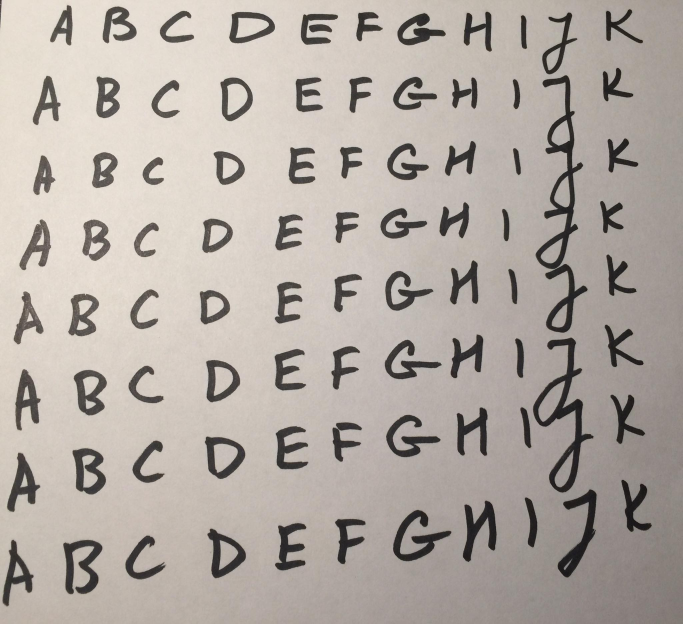
%> input picture test_data.png, 2048 x 1870 px (shown at 1/3 size)
$ octave vaizdo_atpazinimas.m   (GNU Octave 9; MATLAB toolbox functions it lacks are replaced by stand-ins)
%> lines starting %> are read from the running program, lines starting %| are printed output that depends on the picture; in (x1, y1, x2, y2) boxes, pixels count from 0 and x2, y2 are one past the last pixel; in counts of white or black regions, pixels touching at a corner belong together; the program's own positions count from 1
### pozymiai_raidems_atpazinti.m
function pozymiai = pozymiai_raidems_atpazinti(pavadinimas, pvz_eiluciu_sk)
%> called with pavadinimas = 'test_data.png', pvz_eiluciu_sk = 4
%%  pozymiai = pozymiai_raidems_atpazinti(pavadinimas, pvz_eiluciu_sk)
% Features = pozymiai_raidems_atpazinti(image_file_name, Number_of_symbols_lines)
% taikymo pavyzdys:
% pozymiai = pozymiai_raidems_atpazinti('test_data.png', 8);
% example of function use:
% Feaures = pozymiai_raidems_atpazinti('test_data.png', 8);
%%
% Vaizdo su pavyzdþiais nuskaitymas | Read image with written symbols
V = imread(pavadinimas);
%> V is the input picture: size 1870x2048x3 uint8; mean R, G, B 178.7, 170.4, 163.6
figure(12), imshow(V)
%% Raidþiø iðkirpimas ir sudëliojimas á kintamojo 'objektai' celes |
%% Perform segmentation of the symbols and write into cell variable
% RGB image is converted to grayscale
V_pustonis = rgb2gray(V);
% vaizdo keitimo dvejetainiu slenkstinës reikðmës paieðka
% a threshold value is calculated for binary image conversion
slenkstis = graythresh(V_pustonis);
%> slenkstis = 0.486
% pustonio vaizdo keitimas dvejetainiu
% a grayscale image is converte to binary image
V_dvejetainis = im2bw(V_pustonis,slenkstis);
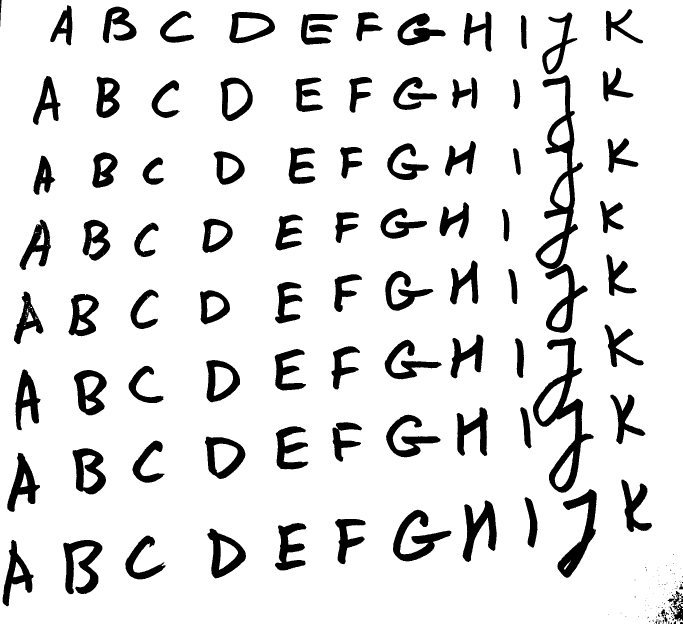
%> V_dvejetainis: size 1870x2048 logical (shown at 1/3 size); 88.2% white; 183 black regions (84 under 20 px), largest, box (x1, y1, x2, y2) and area: (1599, 1013, 1781, 1478) 21016, (1607, 226, 1750, 807) 20238, (1672, 1467, 1790, 1733) 10825
% rezultato atvaizdavimas
% show the resulting image
figure(1), imshow(V_dvejetainis)
% vaizde esanèiø objektø kontûrø paieðka
% search for the contour of each object
V_konturais = edge(uint8(V_dvejetainis));
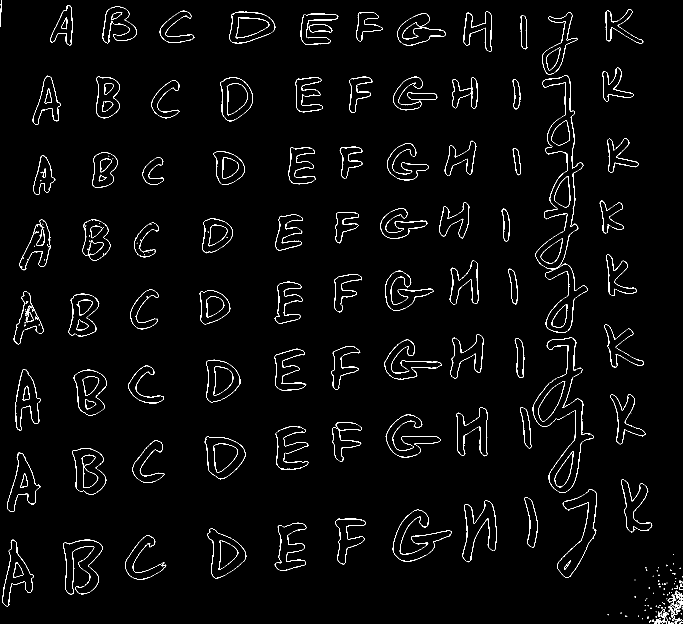
%> V_konturais: size 1870x2048 logical (shown at 1/3 size); 1.8% white in thin lines or dots
% rezultato atvaizdavimas
% show the resulting image
figure(2),imshow(V_konturais)
% objektø kontûrø uþpildymas
% fill the contours
se = strel('square',7); % struktûrinis elementas uþpildymui
V_uzpildyti = imdilate(V_konturais, se);
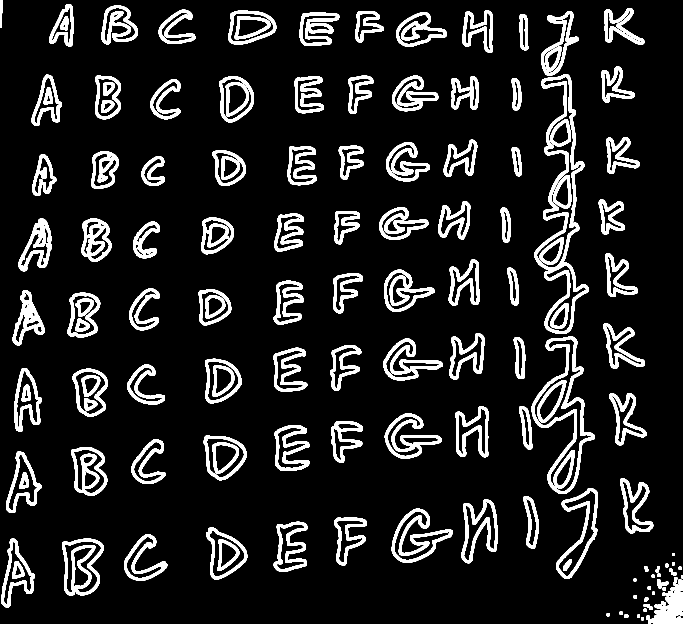
%> V_uzpildyti: size 1870x2048 logical (shown at 1/3 size); 11.5% white; 140 white regions, largest, box (x1, y1, x2, y2) and area: (1603, 222, 1767, 1002) 21340, (1595, 1009, 1785, 1482) 13631, (1175, 1525, 1358, 1688) 8097
% rezultato atvaizdavimas
% show the result
figure(3),imshow(V_uzpildyti)
% tuðtumø objetø viduje uþpildymas
% fill the holes
V_vientisi= imfill(V_uzpildyti,'holes');
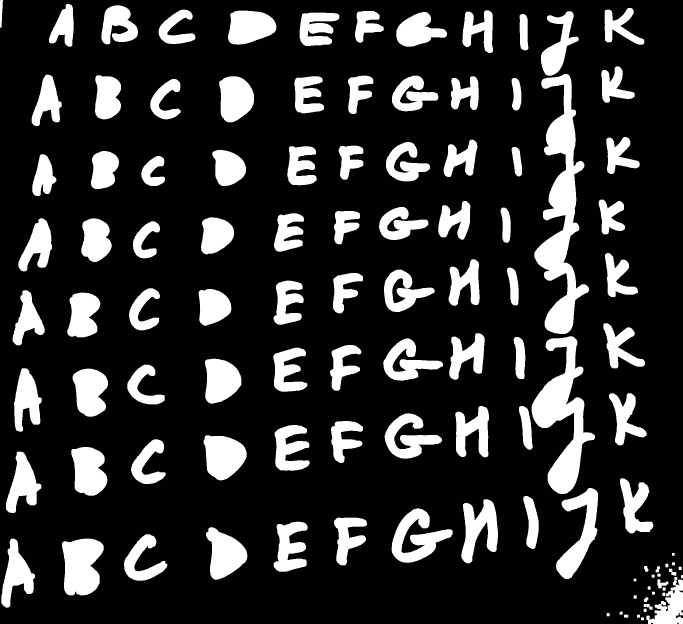
%> V_vientisi: size 1870x2048 logical (shown at 1/3 size); 18.8% white; 112 white regions
% rezultato atvaizdavimas
% show the result
figure(4),imshow(V_vientisi)
% vientisø objektø dvejetainiame vaizde numeravimas
% set labels to binary image objects
[O_suzymeti Skaicius] = bwlabel(V_vientisi);
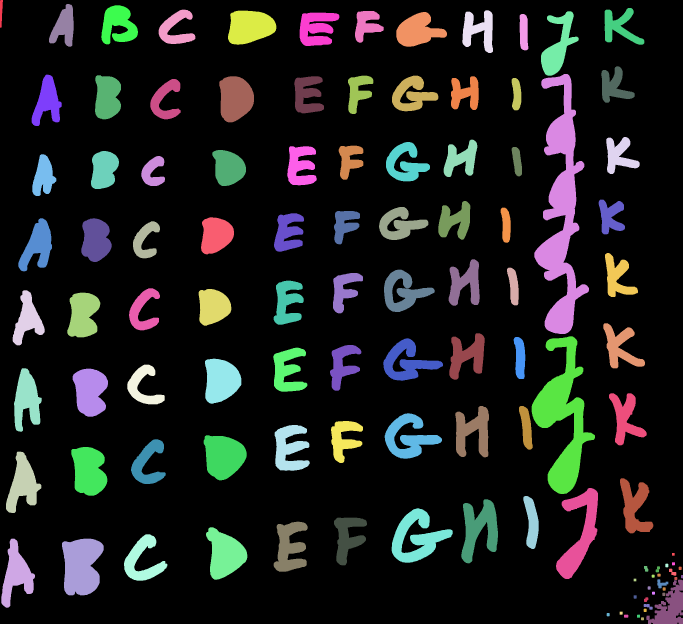
%> O_suzymeti: size 1870x2048 double (shown at 1/3 size); 113 distinct labels, from 0 to 112; one colour per label, 0 black
%> Skaicius = 112
% apskaièiuojami objektø dvejetainiame vaizde poþymiai
% calculate features for each symbol
O_pozymiai = regionprops(O_suzymeti);
%> O_pozymiai = 112 regions; largest, box (x1, y1, x2, y2), Area and Centroid: (1603, 222, 1767, 1002) 49348 [1685.8 637.6], (1595, 1009, 1785, 1482) 35261 [1689.9 1252], (186, 1616, 311, 1786) 16643 [244.8 1698.7], (1668, 1464, 1794, 1737) 14458 [1739.8 1599.8], (1175, 1525, 1358, 1688) 13578 [1251.7 1612.9]
% nuskaitomos poþymiø - objektø ribø koordinaèiø - reikðmës
% find/read the bounding box of the symbol
O_ribos = [O_pozymiai.BoundingBox];
%> O_ribos = 448 values, max 2043.5 at index 445, min 0.5 at index 1, mean 588.7
% kadangi ribà nusako 4 koordinatës, pergrupuojame reikðmes
% change the sequence of values, describing the bounding box
O_ribos = reshape(O_ribos,[4 Skaicius]); % Skaicius - objektø skaièius
%> O_ribos = 112 columns, first 8: [0.5 4.5 18.5 38.5 42.5 55.5 95.5 97.5; 0.5 1616.5 1355.5 871.5 1105.5 655.5 224.5 463.5; 9 101 106 96 83 101 90 72; 83 207 184 165 190 159 154 125]
% nuskaitomos poþymiø - objektø masës centro koordinaèiø - reikðmës
% reag the mass center coordinate
O_centras = [O_pozymiai.Centroid];
%> O_centras = 224 values, max 2046.1 at index 223, min 3.95 at index 1, mean 1128.4
% kadangi centrà nusako 2 koordinatës, pergrupuojame reikðmes
% group center coordinate values
O_centras = reshape(O_centras,[2 Skaicius]);
%> O_centras = 112 columns, first 8: [3.95 49.53 68.9 83.04 80.47 113.8 142.5 131.2; 37.57 1723.8 1453.2 958.9 1200.3 738.3 305.8 530.7]
O_centras = O_centras';
%> O_centras = 112 rows, first 12: [3.95 37.57; 49.53 1723.8; 68.9 1453.2; 83.04 958.9; 80.47 1200.3; 113.8 738.3; 142.5 305.8; 131.2 530.7; 193 80.48; 244.8 1698.7; 250.1 945.4; 267.3 1413.3]
% pridedamas kiekvienam objektui vaize numeris (treèias stulpelis ðalia koordinaèiø)
% set the label/number for each object in the image
O_centras(:,3) = 1:Skaicius;
% surûðiojami objektai pagal x koordinatæ - stulpelá
% arrange objects according to the column number
O_centras = sortrows(O_centras,2);
%> O_centras = 112 rows, first 12: [3.95 37.57 1; 1100.6 74.37 49; 355.3 75.43 17; 193 80.48 9; 1860 81.16 81; 750.7 81.27 33; 950.3 85.3 41; 528.3 86.92 25; 1436.9 90.89 65; 1253.9 92.79 57; 1572 97.06 72; 1675.2 137.4 76]
% rûðiojama atsiþvelgiant á pavyzdþiø eiluèiø ir raidþiø skaièiø
% sort accordign to the number of rows and number of symbols in the row
raidziu_sk = Skaicius/pvz_eiluciu_sk;
%> raidziu_sk = 28
for k = 1:pvz_eiluciu_sk
    O_centras((k-1)*raidziu_sk+1:k*raidziu_sk,:) = ...
        sortrows(O_centras((k-1)*raidziu_sk+1:k*raidziu_sk,:),3);
end
%> after the loop, O_centras = 112 rows, first 12: [3.95 37.57 1; 142.5 305.8 7; 193 80.48 9; 322.7 292.2 16; 355.3 75.43 17; 496.1 300.7 24; 528.3 86.92 25; 707 295.7 32; 750.7 81.27 33; 902.6 498 39; 922.6 284.2 40; 950.3 85.3 41]
% ið dvejetainio vaizdo pagal objektø ribas iðkerpami vaizdo fragmentai
% cut the symbol from initial image according to the bounding box estimated in binary image
for k = 1:Skaicius
    objektai{k} = imcrop(V_dvejetainis,O_ribos(:,O_centras(k,3)));
end
%> this loop made 112 passes
%> after the loop, objektai = 112 items
% vieno ið vaizdo fragmentø atvaizdavimas
% show one of the symbol's image
figure(5),
for k = 1:Skaicius
   subplot(pvz_eiluciu_sk,raidziu_sk,k), imshow(objektai{k})
end
% vaizdo fragmentai apkerpami, panaikinant fonà ið kraðtø (pagal staèiakampá)
% image segments are cutt off
for k = 1:Skaicius % Skaicius = 88, jei yra 88 raidës
    V_fragmentas = objektai{k};
    % nustatomas kiekvieno vaizdo fragmento dydis
    % estimate the size of each segment
    [aukstis, plotis] = size(V_fragmentas);

    % 1. Baltø stulpeliø naikinimas
    % eliminate white spaces
    % apskaièiuokime kiekvieno stulpelio sumà
    stulpeliu_sumos = sum(V_fragmentas,1);
    % naikiname tuos stulpelius, kur suma lygi aukðèiui
    V_fragmentas(:,stulpeliu_sumos == aukstis) = [];
    % perskaièiuojamas objekto dydis
    [aukstis, plotis] = size(V_fragmentas);
    % 2. Baltø eiluèiø naikinimas
    % apskaièiuokime kiekvienos seilutës sumà
    eiluciu_sumos = sum(V_fragmentas,2);
    % naikiname tas eilutes, kur suma lygi ploèiui
    V_fragmentas(eiluciu_sumos == plotis,:) = [];
    objektai{k}=V_fragmentas;% áraðome vietoje neapkarpyto
end
% vieno ið vaizdo fragmentø atvaizdavimas
% show the segment
figure(6),
for k = 1:Skaicius
   subplot(pvz_eiluciu_sk,raidziu_sk,k), imshow(objektai{k})
end
%%
%% Suvienodiname vaizdo fragmentø dydþius iki 70x50
%% Make all segments of the same size 70x50
for k=1:Skaicius
    V_fragmentas=objektai{k};
    V_fragmentas_7050=imresize(V_fragmentas,[70,50]);
    % padalinkime vaizdo fragmentà á 10x10 dydþio dalis
    % divide each image into 10x10 size segments
    for m=1:7
        for n=1:5
            % apskaièiuokime kiekvienos dalies vidutiná ðviesumà
            % calculate an average intensity for each 10x10 segment
            Vid_sviesumas_eilutese=sum(V_fragmentas_7050((m*10-9:m*10),(n*10-9:n*10)));
            Vid_sviesumas((m-1)*5+n)=sum(Vid_sviesumas_eilutese);
        end
    end
    % 10x10 dydþio dalyje maksimali ðviesumo galima reikðmë yra 100
    % normuokime ðviesumo reikðmes intervale [0, 1]
    % perform normalization
    Vid_sviesumas = ((100-Vid_sviesumas)/100);
    % rezultatà (poþmius) neuronø tinklui patogiau pateikti stulpeliu
    % transform features into column-vector
    Vid_sviesumas = Vid_sviesumas(:);
    % iðsaugome apskaièiuotus poþymius á bendrà kintamàjá
    % save all fratures into single variable
    pozymiai{k} = Vid_sviesumas;
end

### vaizdo_atpazinimas.m
close all
clear all
clc
%% raidþiø pavyzdþiø nuskaitymas ir poþymiø skaièiavimas
%% read the image with hand-written characters
pavadinimas = 'test_data.png';
%> (the run ends here)
